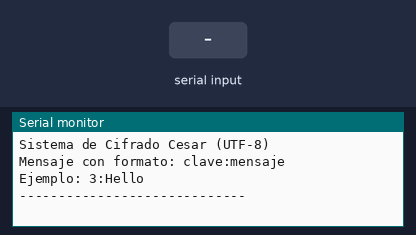
Bench run of a sketch on a simulated Arduino Uno, built with avr-gcc and run on an emulated ATmega328P. Shown: the last lines printed to the serial monitor. Inputs (shaded band) come from the test bench.

Above: at 1.2 s.
1.3 s: "90:45\n" received over Serial
At 2.4 s:
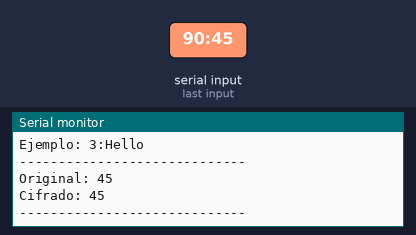
2.8 s: "5\n" received over Serial
At 3.6 s:
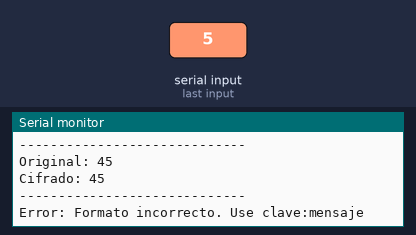

Measured:
- after the input at 1.3 s, the serial monitor: prints a new line at once (image 1)
- after the input at 2.8 s, the serial monitor: prints a new line at once (image 2)

The sketch:

cesar_cipher_arduino.ino
```cpp
#include <string.h>

const int BAUD_RATE = 9600;

String caesarCifrar(String mensaje, int desplazamiento) {
  String resultado = "";

  for (unsigned int i = 0; i < mensaje.length(); i++) {
    char c = mensaje[i];

    if ((c & 0xC0) == 0xC0) {
      resultado += c;
      i++;
      while (i < mensaje.length() && (mensaje[i] & 0xC0) == 0x80) {
        resultado += mensaje[i];
        i++;
      }
      i--;
    }
    else if (isUpperCase(c)) {
      resultado += (char)((c - 'A' + desplazamiento + 26) % 26 + 'A');
    } else if (isLowerCase(c)) {
      resultado += (char)((c - 'a' + desplazamiento + 26) % 26 + 'a');
    } else {
      resultado += c;
    }
  }
  return resultado;
}

void setup() {
  Serial.begin(BAUD_RATE);
  while (!Serial);

  Serial.println("Sistema de Cifrado Cesar (UTF-8)");
  Serial.println("Mensaje con formato: clave:mensaje");
  Serial.println("Ejemplo: 3:Hello");
  Serial.println("-----------------------------");
}

void loop() {
  if (Serial.available() > 0) {
    String input = Serial.readStringUntil('\n');
    input.trim();

    int separator = input.indexOf(':');

    if (separator != -1) {
      String claveStr = input.substring(0, separator);
      String mensaje = input.substring(separator + 1);

      int clave = claveStr.toInt();
      String cifrado = caesarCifrar(mensaje, clave);

      Serial.print("Original: ");
      Serial.println(mensaje);
      Serial.print("Cifrado: ");
      Serial.println(cifrado);
      Serial.println("-----------------------------");
    } else {
      Serial.println("Error: Formato incorrecto. Use clave:mensaje");
    }
  }
}
```
